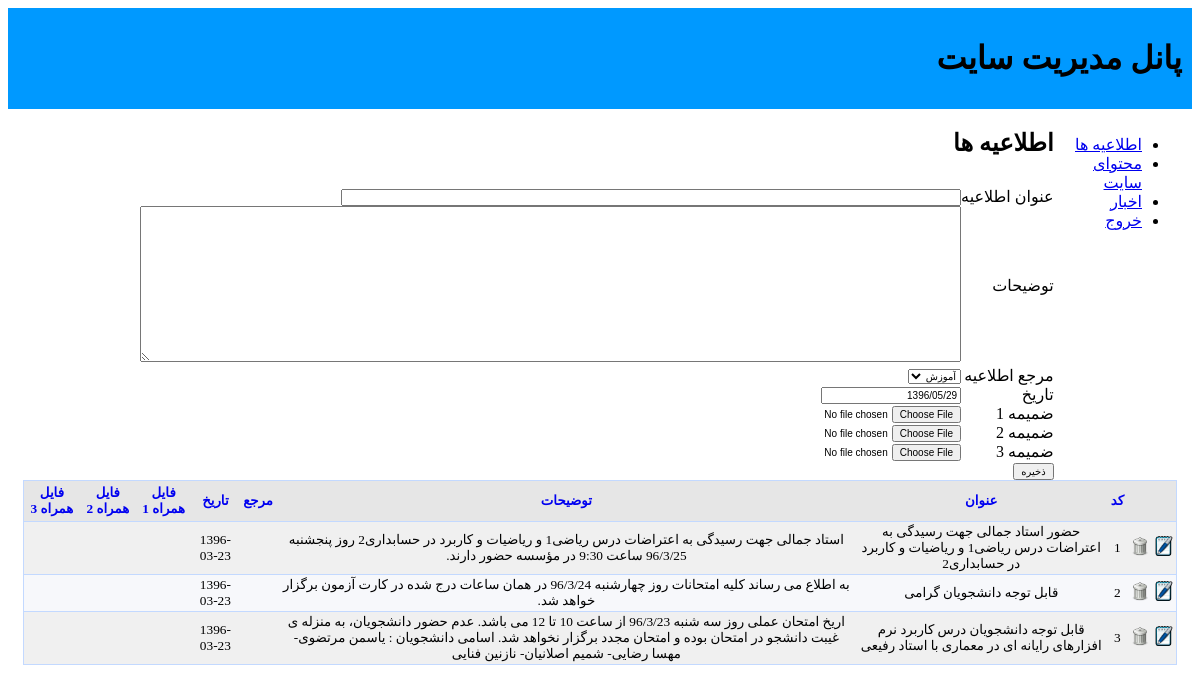
Page /root/admin/index.php (signed in) on the earlier database version.
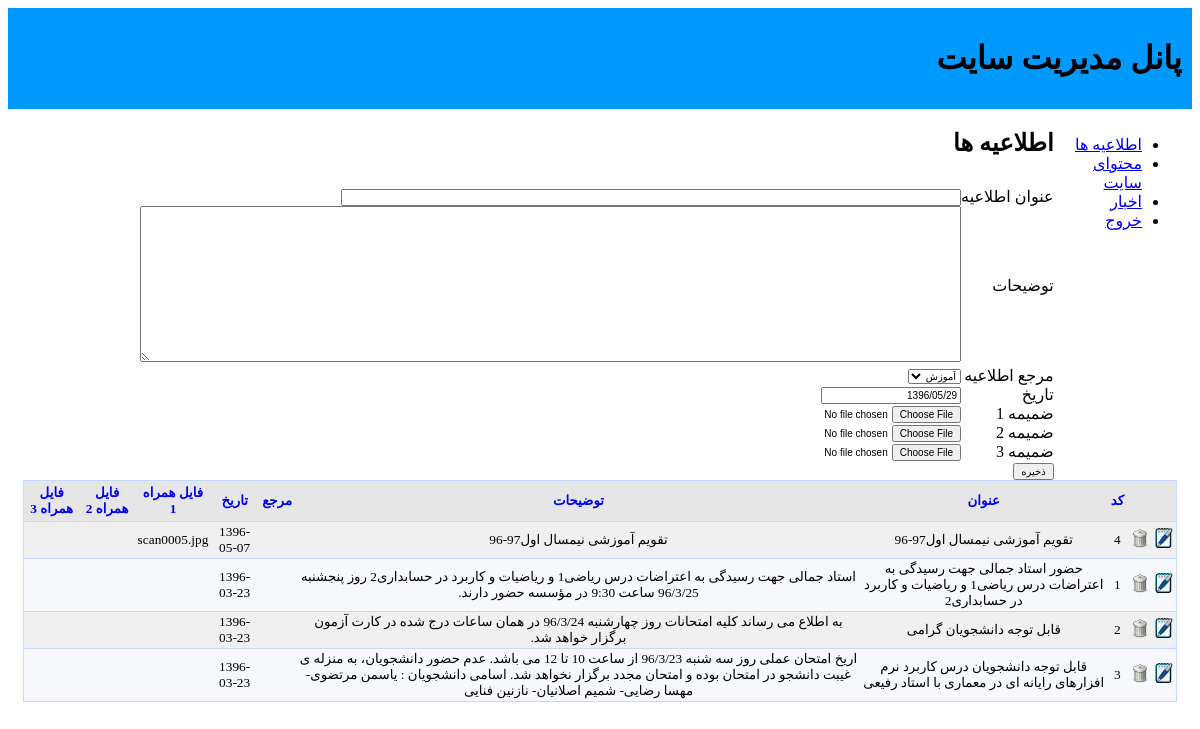
Same page on the later database version.
### tables this page shows
CREATE TABLE `notification` (
  `nid` int(11) NOT NULL,
  `ntitle` varchar(200) NOT NULL,
  `ndesc` varchar(1000) DEFAULT NULL,
  `orgid` int(11) DEFAULT NULL,
  `uid` int(11) DEFAULT NULL,
  `ndate` date NOT NULL,
  `day_week` int(11) NOT NULL,
  `attachment1` varchar(100) DEFAULT NULL,
  `attachment2` varchar(100) DEFAULT NULL,
  `attachment3` varchar(100) DEFAULT NULL,
  `views` int(11) DEFAULT NULL
);

### root/admin/index.php (the view, shortened to what this page needs)
<!DOCTYPE html >
<html>
<head>
    <link href="css/index.css" rel="stylesheet" type="text/css"/>
   <link href="css/persian-datepicker-dark.css" rel="stylesheet" type="text/css"/>
   <link href="css/persian-datepicker-redblack.css" rel="stylesheet" type="text/css"/>
   <link href="css/persian-datepicker-cheerup.css" rel="stylesheet" type="text/css"/>
<link rel="stylesheet" type="text/css" href="css/style.css">
</head>
<body dir='rtl'>
<div id='header'>
<h1>پانل مدیریت سایت</h1>
</div>
<div id='menu'>
<ul>
	<li><a href='index.php'>اطلاعیه ها</a></li>
	<?php
	if($_SESSION['user_id']==1):
	?>
	<li><a href='content.php'>محتوای سایت</a></li>
	<li><a href='news.php'>اخبار</a></li>
	<?php endif;?>
    <li><a href='php/login.php'>خروج</a></li>
</ul>
</div>
<div id='content'>
<h2>اطلاعیه ها</h2>
<div id='form'>
	<form action='<?=$_SERVER['PHP_SELF']?>' method="POST" enctype="multipart/form-data">
    	<table cellpadding="0" cellspacing="0" border="0">
    	<tr>
        	<td>عنوان اطلاعیه</td><td><input type="text" size="100" name='ntitle'
			<?php if(isset($ntitle)) echo " value='$ntitle'";?>></td>
        </tr>
        <tr>
        	<td>توضیحات</td><td>
            <textarea name='ndesc' rows="10" cols="100"><?php if(isset($ndesc)) echo trim($ndesc);?></textarea></td>
        </tr>
        <tr><td>مرجع اطلاعیه</td>
        <td>
        <select name='org'>
           <option value='1' selected>آموزش</option>
        </select>
        <?php if(isset($er) && ($er & 0b00100) >0) echo "<span style='color:red'>*</span>"; ?></td></tr>
        <tr><td>تاریخ</td><td><input type='text' id='observer' name='date'/>
        </td></tr>
        <tr><td>ضمیمه 1</td><td><input type='file' name="attach1" /></td></tr>
        <tr><td>ضمیمه 2</td><td><input type='file' name="attach2" /></td></tr>
        <tr><td>ضمیمه 3</td><td><input type='file' name="attach3" /></td></tr>
        <tr><td><input type="submit" name="save" value="ذخیره"></td><td></td></tr>
        </table>
    </form>
	<table class='table' style='width:100%'>
	<tr class='row'>
        <th class='head'></th>
		<th class='head'></th>
		<th class='head'>کد</th>
		<th class='head'>عنوان</th>
        <th class='head'>توضیحات</th>
        <th class='head'>مرجع</th>
        <th class='head'>تاریخ</th>
        <th class='head'>فایل همراه 1</th>
        <th class='head'>فایل همراه 2</th>
        <th class='head'>فایل همراه 3</th>
    </tr>
    <?php
		$result=mysql_query("select * from notification order by ndate desc");
		while($row=mysql_fetch_assoc($result))
		{
			echo "<tr class='row' >";
			echo "<td class='col'><a class='edit' href='update.php?id=$row[nid]'><img width='20' height='20' src='pic/edit.png'></a></td>";
			echo "<td class='col'><input class='delete' value='$row[nid]' type='image' width='20' height='20' src='pic/delete.png'></input></td>";
			echo "<td class='col'>$row[nid]</td>";
			echo "<td class='col'>$row[ntitle]</td>";
			echo "<td class='col'>$row[ndesc]</td>";
			echo "<td class='col'></td>";
			echo "<td class='col'>$row[ndate]</td>";
			echo "<td class='col'>$row[attachment1]</td>";
			echo "<td class='col'>$row[attachment2]</td>";
			echo "<td class='col'>$row[attachment3]</td>";
			echo "</tr>";
		}
	?>
	</table>
</div>
</div>
</body>
</html>

Differences in the rows shown:
added notification: nid "4", ntitle "تقویم آموزشی نیمسال اول97-96", ndesc "تقویم آموزشی نیمسال اول97-96", ndate "1396-05-07", attachment1 "scan0005.jpg"
